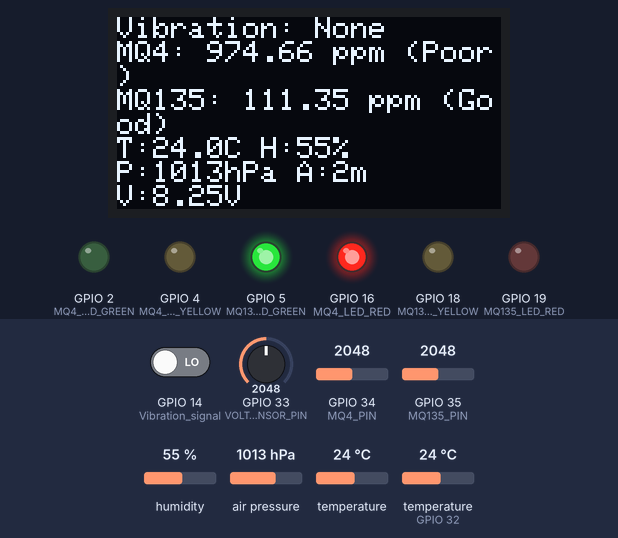
A sketch run on a simulated ESP32. On the bench: 128×64 one-colour display, output pins drawn as LEDs (lit = HIGH). Inputs (shaded band) come from the test bench; at power-on: GPIO 14 (Vibration_signal) LOW, GPIO 33 (VOLTAGE_SENSOR_PIN) = 2048, GPIO 34 (MQ4_PIN) = 2048, GPIO 35 (MQ135_PIN) = 2048, humidity 55 %, air pressure 1013 hPa, temperature 24 °C, temperature (sensor on GPIO 32) 24 °C. WiFi joins after 1.5 s; servers stay silent unless stated; random numbers use the default seed unless the sketch sets one; what the sketch prints to the serial monitor is not drawn.

Above: at 1.7 s.
Timing chart, 0 to 3.2 s (numbered marks = the images above):
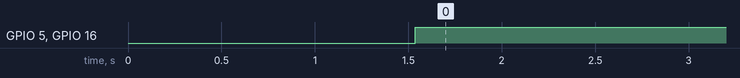

Measured:
- by itself, GPIO 5 (MQ135_LED_GREEN), GPIO 16 (MQ4_LED_RED): LOW → HIGH at 1.5 s

The sketch:

embt.ino
```cpp
#include <Wire.h>
#include <Adafruit_SSD1306.h>
#include <Adafruit_GFX.h>
#include <Adafruit_BMP085_U.h>
#include "DHT.h"
#include <math.h>
#include <WiFi.h>
#include <ThingSpeak.h>

// WiFi credentials
const char* ssid = "DINESHROG";
const char* password = "Rtx4090@";

// ThingSpeak credentials
unsigned long channelID = 2906776;
const char* writeAPIKey = "3VYSPLHNY7MKWNSS";

// Create WiFi client
WiFiClient client;

// OLED Setup
#define SCREEN_WIDTH 128
#define SCREEN_HEIGHT 64
#define OLED_RESET    -1
Adafruit_SSD1306 display(SCREEN_WIDTH, SCREEN_HEIGHT, &Wire, OLED_RESET);

// BMP180 Setup
Adafruit_BMP085_Unified bmp = Adafruit_BMP085_Unified(10085);
#define seaLevelPressure_hPa 1013.25

// DHT Setup
#define DHT_PIN 32
#define DHT_TYPE DHT22
DHT dht(DHT_PIN, DHT_TYPE);

// MQ Sensor Setup
#define MQ4_PIN 34
#define MQ135_PIN 35
#define MQ4_LED_GREEN 2
#define MQ4_LED_YELLOW 4
#define MQ4_LED_RED 16
#define MQ135_LED_GREEN 5
#define MQ135_LED_YELLOW 18
#define MQ135_LED_RED 19
#define RL_VALUE 10.0
#define R0_MQ4 9.83
#define R0_MQ135 9.83

// Voltage Sensor Setup
#define VOLTAGE_SENSOR_PIN 33
#define REF_VOLTAGE    3.3
#define ADC_RESOLUTION 4095.0
#define R1             30000.0
#define R2             7500.0

// Vibration Sensor Setup
int Vibration_signal = 14; // Define the Digital Input on the ESP32 for the sensor signal
int Sensor_State = 1;

void setup() {
  Serial.begin(115200);
  dht.begin();

  // Connect to WiFi
  WiFi.begin(ssid, password);
  while (WiFi.status() != WL_CONNECTED) {
    delay(500);
    Serial.print(".");
  }
  Serial.println("");
  Serial.println("WiFi connected");

  // Initialize ThingSpeak
  ThingSpeak.begin(client);

  if (!bmp.begin()) {
    Serial.println("BMP180 not found!");
    while (1);
  }

  if (!display.begin(SSD1306_SWITCHCAPVCC, 0x3C)) {
    Serial.println("OLED init failed");
    while (1);
  }

  display.clearDisplay();
  analogSetAttenuation(ADC_11db);

  // LED Pins
  pinMode(MQ4_LED_GREEN, OUTPUT);
  pinMode(MQ4_LED_YELLOW, OUTPUT);
  pinMode(MQ4_LED_RED, OUTPUT);
  pinMode(MQ135_LED_GREEN, OUTPUT);
  pinMode(MQ135_LED_YELLOW, OUTPUT);
  pinMode(MQ135_LED_RED, OUTPUT);
  pinMode(Vibration_signal, INPUT);  // Set vibration sensor pin as input
}

float calculatePPM_MQ4(float Rs) {
  return 1021 * pow((Rs / R0_MQ4), -2.7887);
}

float calculatePPM_MQ135(float Rs) {
  return 116.602 * pow((Rs / R0_MQ135), -2.769);
}

String getAirQualityCategory(float ppm, float goodThreshold, float moderateThreshold) {
  if (ppm < goodThreshold) return "Good";
  else if (ppm < moderateThreshold) return "Moderate";
  else return "Poor";
}

void sendToThingSpeak(float dhtTemp, float humidity, float bmpTemp, float pressure,
                     float altitude, float voltage, float mq4, float mq135) {
  // Set the fields with the values
  ThingSpeak.setField(1, dhtTemp);
  ThingSpeak.setField(2, humidity);
  ThingSpeak.setField(3, bmpTemp);
  ThingSpeak.setField(4, pressure);
  ThingSpeak.setField(5, altitude);
  ThingSpeak.setField(6, voltage);
  ThingSpeak.setField(7, mq4);
  ThingSpeak.setField(8, mq135);

  // Write to ThingSpeak
  int response = ThingSpeak.writeFields(channelID, writeAPIKey);

  if (response == 200) {
    Serial.println("Channel update successful.");
  } else {
    Serial.println("Problem updating channel. HTTP error code " + String(response));
  }
}

void loop() {
  // Read Vibration Sensor
  Sensor_State = digitalRead(Vibration_signal);

  // Read DHT22
  float temperature_dht = dht.readTemperature();
  float humidity = dht.readHumidity();

  // Read MQ-4
  int val_MQ4 = analogRead(MQ4_PIN);
  float volt_MQ4 = (val_MQ4 / ADC_RESOLUTION) * 5.0;
  float Rs_MQ4 = RL_VALUE * ((5.0 / volt_MQ4) - 1);
  float ppm_MQ4 = calculatePPM_MQ4(Rs_MQ4);
  String aq_MQ4 = getAirQualityCategory(ppm_MQ4, 300, 600);

  // Read MQ-135
  int val_MQ135 = analogRead(MQ135_PIN);
  float volt_MQ135 = (val_MQ135 / ADC_RESOLUTION) * 5.0;
  float Rs_MQ135 = RL_VALUE * ((5.0 / volt_MQ135) - 1);
  float ppm_MQ135 = calculatePPM_MQ135(Rs_MQ135);
  String aq_MQ135 = getAirQualityCategory(ppm_MQ135, 400, 1000);

  // Update LEDs
  digitalWrite(MQ4_LED_GREEN, aq_MQ4 == "Good");
  digitalWrite(MQ4_LED_YELLOW, aq_MQ4 == "Moderate");
  digitalWrite(MQ4_LED_RED, aq_MQ4 == "Poor");

  digitalWrite(MQ135_LED_GREEN, aq_MQ135 == "Good");
  digitalWrite(MQ135_LED_YELLOW, aq_MQ135 == "Moderate");
  digitalWrite(MQ135_LED_RED, aq_MQ135 == "Poor");

  // Read BMP180
  sensors_event_t event;
  bmp.getEvent(&event);
  float pressure = event.pressure;
  float temperature_bmp;
  bmp.getTemperature(&temperature_bmp);
  float altitude = 44330 * (1 - pow((pressure / seaLevelPressure_hPa), 1.0 / 5.255));

  // Read Voltage Sensor
  int adc_val = analogRead(VOLTAGE_SENSOR_PIN);
  float volt_adc = ((float)adc_val * REF_VOLTAGE) / ADC_RESOLUTION;
  float voltage_in = volt_adc * (R1 + R2) / R2;

  // Serial Output
  Serial.println("---------------");
  Serial.printf("Vibration Status: %s\n", (Sensor_State == 1) ? "Vibration Detected" : "No Vibration");
  Serial.printf("MQ-4: %.2f ppm (%s)\n", ppm_MQ4, aq_MQ4.c_str());
  Serial.printf("MQ-135: %.2f ppm (%s)\n", ppm_MQ135, aq_MQ135.c_str());
  Serial.printf("DHT Temp: %.2f C | Humidity: %.2f%%\n", temperature_dht, humidity);
  Serial.printf("BMP Temp: %.2f C | Pressure: %.2f hPa | Altitude: %.2f m\n", temperature_bmp, pressure, altitude);
  Serial.printf("Voltage: %.2f V\n", voltage_in);

  // OLED Display
  display.clearDisplay();
  display.setTextSize(1);
  display.setTextColor(SSD1306_WHITE);
  display.setCursor(0, 0);
  display.printf("Vibration: %s\n", (Sensor_State == 1) ? "Detected" : "None");
  display.printf("MQ4: %.2f ppm (%s)\n", ppm_MQ4, aq_MQ4.c_str());
  display.printf("MQ135: %.2f ppm (%s)\n", ppm_MQ135, aq_MQ135.c_str());
  display.printf("T:%.1fC H:%.0f%%\n", temperature_dht, humidity);
  display.printf("P:%.0fhPa A:%.0fm\n", pressure, altitude);
  display.printf("V:%.2fV\n", voltage_in);
  display.display();

  // Send data to ThingSpeak
  sendToThingSpeak(temperature_dht, humidity, temperature_bmp, pressure,
                  altitude, voltage_in, ppm_MQ4, ppm_MQ135);

  // ThingSpeak requires at least 15 seconds between updates
  delay(20000); // Wait 20 seconds before next update
}
```

code.c
```cpp
#include <stdio.h>
#include <math.h>
#include <stdlib.h>
#include <time.h>

#define RL_VALUE 10.0
#define R0_MQ4 9.83
#define R0_MQ135 9.83
#define SEA_LEVEL_PRESSURE 1013.25

float calculatePPM_MQ4(float Rs) {
    return 1021 * pow((Rs / R0_MQ4), -2.7887);
}

float calculatePPM_MQ135(float Rs) {
    return 116.602 * pow((Rs / R0_MQ135), -2.769);
}

const char* getAirQualityCategory(float ppm, float goodThreshold, float moderateThreshold) {
    if (ppm < goodThreshold) {
        return "Good";
    } else if (ppm < moderateThreshold) {
        return "Moderate";
    } else {
        return "Poor";
    }
}

float getVoltage(int analogValue, float maxVoltage, int resolution) {
    return (analogValue / (float)resolution) * maxVoltage;
}

float getRs(float voltage, float RL) {
    return RL * ((5.0 / voltage) - 1);
}

float getVPP(int *values, int size, float maxVoltage, int resolution) {
    int maxValue = 0;
    int minValue = resolution;
    for (int i = 0; i < size; i++) {
        if (values[i] > maxValue) maxValue = values[i];
        if (values[i] < minValue) minValue = values[i];
    }
    return ((maxValue - minValue) * maxVoltage) / resolution;
}

int main() {
    srand(time(0));

    int analogValue_MQ4 = rand() % 4096;
    int analogValue_MQ135 = rand() % 4096;
    int currentSamples[1000];

    for (int i = 0; i < 1000; i++) {
        currentSamples[i] = rand() % 4096;
    }

    float voltage_MQ4 = getVoltage(analogValue_MQ4, 5.0, 4096);
    float Rs_MQ4 = getRs(voltage_MQ4, RL_VALUE);
    float ppm_MQ4 = calculatePPM_MQ4(Rs_MQ4);
    const char* airQuality_MQ4 = getAirQualityCategory(ppm_MQ4, 300, 600);

    float voltage_MQ135 = getVoltage(analogValue_MQ135, 5.0, 4096);
    float Rs_MQ135 = getRs(voltage_MQ135, RL_VALUE);
    float ppm_MQ135 = calculatePPM_MQ135(Rs_MQ135);
    const char* airQuality_MQ135 = getAirQualityCategory(ppm_MQ135, 400, 1000);

    float Voltage = getVPP(currentSamples, 1000, 3.3, 4096);
    float VRMS = (Voltage / 2.0) * 0.707;
    float AmpsRMS = ((VRMS * 1000) / 185.0) - 0.3;
    float Watt = (AmpsRMS * 240 / 1.2);

    printf("MQ-4 PPM: %.2f | Air Quality: %s\n", ppm_MQ4, airQuality_MQ4);
    printf("MQ-135 PPM: %.2f | Air Quality: %s\n", ppm_MQ135, airQuality_MQ135);
    printf("Voltage: %.2fV | VRMS: %.2fV | Amps RMS: %.2fA | Watt: %.2fW\n", Voltage, VRMS, AmpsRMS, Watt);

    return 0;
}
```
